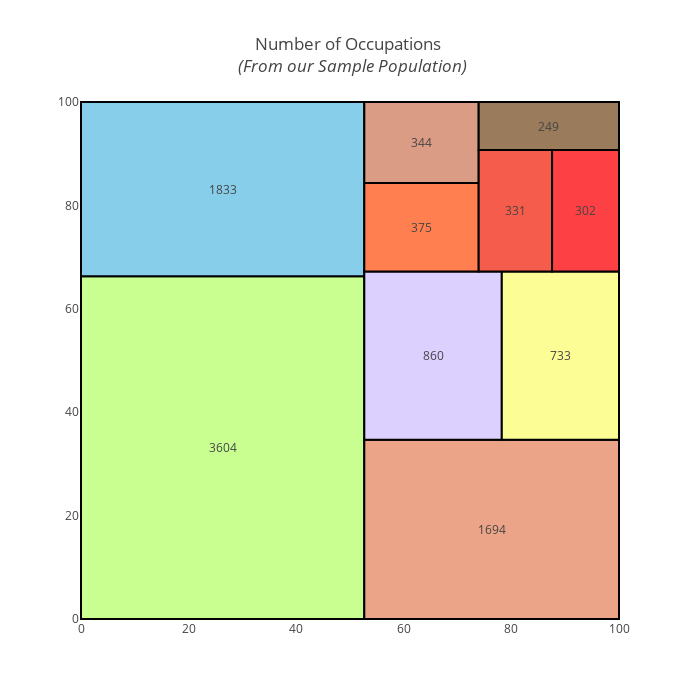

Notebook source saved alongside this figure:
### Code cell
import squarify
df = df.drop(df.loc[df["balance"] == 0].index)


x = 0
y = 0
width = 100
height = 100

job_names = df['job'].value_counts().index
values = df['job'].value_counts().tolist()

normed = squarify.normalize_sizes(values, width, height)
rects = squarify.squarify(normed, x, y, width, height)

colors = ['rgb(200, 255, 144)','rgb(135, 206, 235)',
          'rgb(235, 164, 135)','rgb(220, 208, 255)',
          'rgb(253, 253, 150)','rgb(255, 127, 80)', 
         'rgb(218, 156, 133)', 'rgb(245, 92, 76)',
         'rgb(252,64,68)', 'rgb(154,123,91)']

shapes = []
annotations = []
counter = 0

for r in rects:
    shapes.append(
        dict(
            type = 'rect',
            x0 = r['x'],
            y0 = r['y'],
            x1 = r['x'] + r['dx'],
            y1 = r['y'] + r['dy'],
            line = dict(width=2),
            fillcolor = colors[counter]
        )
    )
    annotations.append(
        dict(
            x = r['x']+(r['dx']/2),
            y = r['y']+(r['dy']/2),
            text = values[counter],
            showarrow = False
        )
    )
    counter = counter + 1
    if counter >= len(colors):
        counter = 0
    
# For hover text
trace0 = go.Scatter(
    x = [ r['x']+(r['dx']/2) for r in rects],
    y = [ r['y']+(r['dy']/2) for r in rects],
    text = [ str(v) for v in job_names],
    mode='text',
)

layout = dict(
    title='Number of Occupations <br> <i>(From our Sample Population)</i>',
    height=700, 
    width=700,
    xaxis=dict(showgrid=False,zeroline=False),
    yaxis=dict(showgrid=False,zeroline=False),
    shapes=shapes,
    annotations=annotations,
    hovermode='closest'
)

# With hovertext
figure = dict(data=[trace0], layout=layout)

iplot(figure, filename='squarify-treemap')

### Figure 1 — Plotly figure (JSON) as saved in the notebook; plotly's stock layout.template omitted (floating-point values rounded to 4 significant figures)
{"data": [{"mode": "text", "text": ["management", "blue-collar", "technician", "services", "retired", "self-employed", "student", "unemployed", "entrepreneur", "housemaid"], "type": "scatter", "uid": "4a6c97c1-639f-4eaf-a33e-902bd4730041", "x": [26.33, 26.33, 76.33, 65.44, 89.11, 63.29, 63.29, 80.74, 93.78, 86.96], "y": [33.14, 83.14, 17.33, 50.95, 50.95, 75.79, 92.16, 79.0, 79.0, 95.38]}], "layout": {"annotations": [{"showarrow": false, "text": "3604", "x": 26.33, "y": 33.14}, {"showarrow": false, "text": "1833", "x": 26.33, "y": 83.14}, {"showarrow": false, "text": "1694", "x": 76.33, "y": 17.33}, {"showarrow": false, "text": "860", "x": 65.44, "y": 50.95}, {"showarrow": false, "text": "733", "x": 89.11, "y": 50.95}, {"showarrow": false, "text": "375", "x": 63.29, "y": 75.79}, {"showarrow": false, "text": "344", "x": 63.29, "y": 92.16}, {"showarrow": false, "text": "331", "x": 80.74, "y": 79.0}, {"showarrow": false, "text": "302", "x": 93.78, "y": 79.0}, {"showarrow": false, "text": "249", "x": 86.96, "y": 95.38}], "height": 700, "hovermode": "closest", "shapes": [{"fillcolor": "rgb(200, 255, 144)", "line": {"width": 2}, "type": "rect", "x0": 0, "x1": 52.66, "y0": 0, "y1": 66.29}, {"fillcolor": "rgb(135, 206, 235)", "line": {"width": 2}, "type": "rect", "x0": 0, "x1": 52.66, "y0": 66.29, "y1": 100}, {"fillcolor": "rgb(235, 164, 135)", "line": {"width": 2}, "type": "rect", "x0": 52.66, "x1": 100, "y0": 0, "y1": 34.66}, {"fillcolor": "rgb(220, 208, 255)", "line": {"width": 2}, "type": "rect", "x0": 52.66, "x1": 78.22, "y0": 34.66, "y1": 67.25}, {"fillcolor": "rgb(253, 253, 150)", "line": {"width": 2}, "type": "rect", "x0": 78.22, "x1": 100, "y0": 34.66, "y1": 67.25}, {"fillcolor": "rgb(255, 127, 80)", "line": {"width": 2}, "type": "rect", "x0": 52.66, "x1": 73.92, "y0": 67.25, "y1": 84.33}, {"fillcolor": "rgb(218, 156, 133)", "line": {"width": 2}, "type": "rect", "x0": 52.66, "x1": 73.92, "y0": 84.33, "y1": 100.0}, {"fillcolor": "rgb(245, 92, 76)", "line": {"width": 2}, "type": "rect", "x0": 73.92, "x1": 87.56, "y0": 67.25, "y1": 90.75}, {"fillcolor": "rgb(252,64,68)", "line": {"width": 2}, "type": "rect", "x0": 87.56, "x1": 100, "y0": 67.25, "y1": 90.75}, {"fillcolor": "rgb(154,123,91)", "line": {"width": 2}, "type": "rect", "x0": 73.92, "x1": 100.0, "y0": 90.75, "y1": 100}], "title": {"text": "Number of Occupations <br> <i>(From our Sample Population)</i>"}, "width": 700, "xaxis": {"showgrid": false, "zeroline": false}, "yaxis": {"showgrid": false, "zeroline": false}}}
